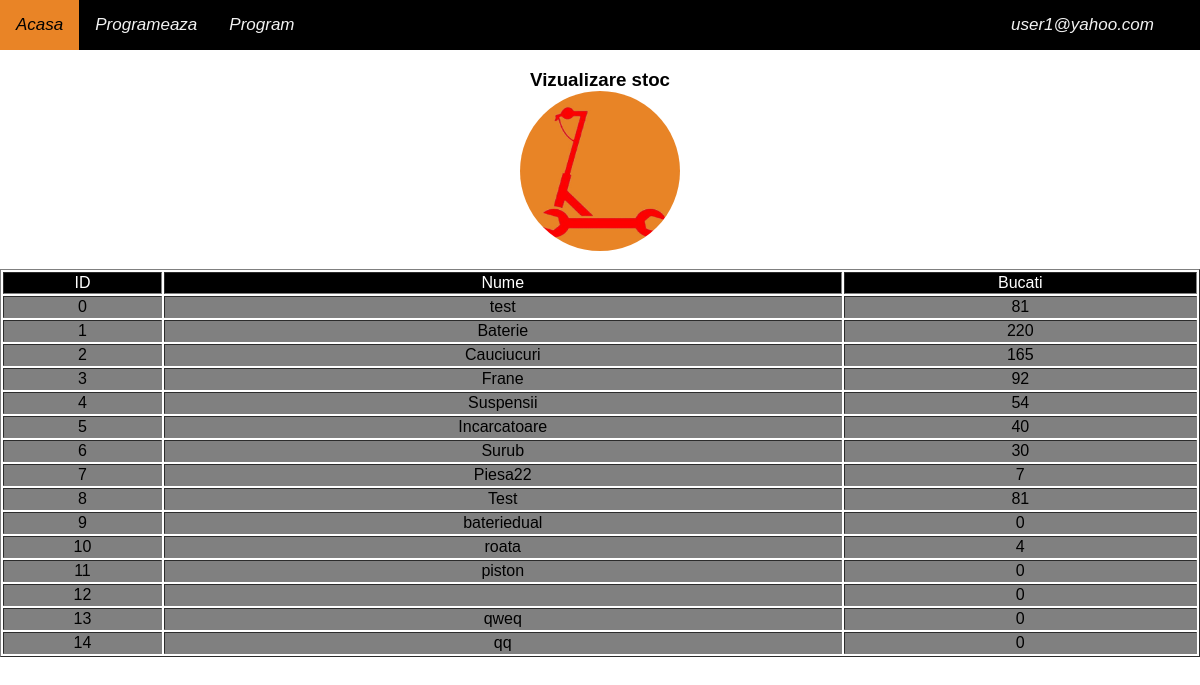
The app's page /stoc.php (signed in) with its own data.
### tables this page shows
CREATE TABLE `piese` (
  `ID` int(10) NOT NULL,
  `NumePiesa` varchar(100) NOT NULL,
  `Numar` int(10) NOT NULL
);

### stoc.php (the view, shortened to what this page needs)
<?php
include "header.php";
?>
<body style="background-color: white">
   <?php include_once "navbar.php" ?>
   <h3 style="text-align:center">
      <a>Vizualizare stoc</a>
      <br>
      <img alt="?" src="image/logo.png" style="border-radius: 50%;" width="160" height="160">
   </h3>
   <?php
   $servername = "localhost";
   $username = "root";
   $password = "";
   $dbname = "ServiceOnline";
   $conn = mysqli_connect($servername, $username, $password, $dbname);
   $select = "SELECT * from piese";
   $query = mysqli_query($conn, $select);
   $tabel = "<table border=1 style='width:100%;overflow-x:auto;'>";
   $tabel .= "<tr style='background-color:black; color:white;'>
      <td align=center>ID</td>";
   $tabel .= "<td align=center>Nume</td>";
   $tabel .= "<td align=center>Bucati</td>";
   $tabel .= "
   </tr>";
   if (mysqli_num_rows($query) > 0) {
      while ($row = mysqli_fetch_assoc($query)) {
         $tabel .= "<tr style='background-color:gray'>
      <td align=center>" . $row["ID"] . "</td>
      <td align=center>" . $row["NumePiesa"] . "</td>
      <td align=center>" . $row["Numar"] . "</td>";
      }
      $tabel .= "</table>";
      echo $tabel;
   }
   ?>
</body>

### css/style.css (style rules this page uses)
body { margin:0; font-family:Arial; background-color: #e98426; }
img { vertical-align: middle; }

### records on screen
piese: ID "0", NumePiesa "test", Numar "81"
piese: ID "1", NumePiesa "Baterie", Numar "220"
piese: ID "2", NumePiesa "Cauciucuri", Numar "165"
piese: ID "3", NumePiesa "Frane", Numar "92"
piese: ID "4", NumePiesa "Suspensii", Numar "54"
piese: ID "5", NumePiesa "Incarcatoare", Numar "40"
piese: ID "6", NumePiesa "Surub", Numar "30"
piese: ID "7", NumePiesa "Piesa22", Numar "7"
piese: ID "8", NumePiesa "Test", Numar "81"
piese: ID "9", NumePiesa "bateriedual", Numar "0"
piese: ID "10", NumePiesa "roata", Numar "4"
piese: ID "11", NumePiesa "piston", Numar "0"
piese: ID "12", Numar "0"
piese: ID "13", NumePiesa "qweq", Numar "0"
piese: ID "14", NumePiesa "qq", Numar "0"

### other values on screen
$email "user1@yahoo.com"
